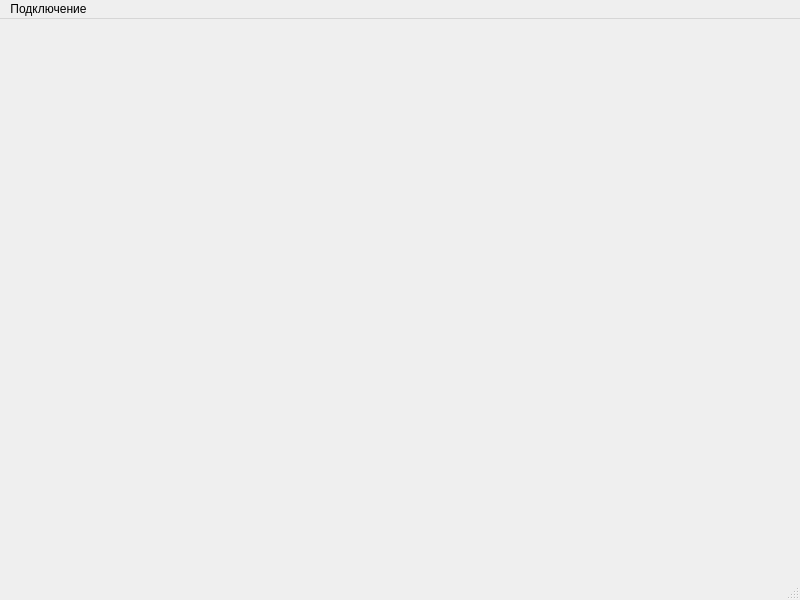
<?xml version="1.0" encoding="UTF-8"?>
<ui version="4.0">
 <class>MainWindow</class>
 <widget class="QMainWindow" name="MainWindow">
  <property name="geometry">
   <rect>
    <x>0</x>
    <y>0</y>
    <width>800</width>
    <height>600</height>
   </rect>
  </property>
  <property name="windowTitle">
   <string>MainWindow</string>
  </property>
  <widget class="QWidget" name="centralwidget"/>
  <widget class="QMenuBar" name="menubar">
   <property name="geometry">
    <rect>
     <x>0</x>
     <y>0</y>
     <width>800</width>
     <height>29</height>
    </rect>
   </property>
   <widget class="QMenu" name="menu">
    <property name="title">
     <string>Подключение</string>
    </property>
    <addaction name="action"/>
   </widget>
   <addaction name="menu"/>
  </widget>
  <widget class="QStatusBar" name="statusbar"/>
  <action name="action">
   <property name="text">
    <string>Подключиться к БД</string>
   </property>
  </action>
 </widget>
 <resources/>
 <connections/>
</ui>
